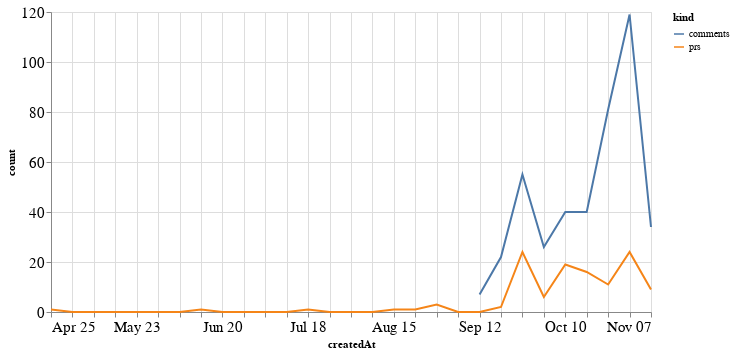

The notebook cell saved with this chart:
### Code cell
alt.Chart(total_time, width=600).mark_line().encode(
    x='createdAt',
    y='count',
    color='kind'
)

### Figure 1 — Vega-Lite specification as saved in the notebook (floating-point values rounded to 4 significant figures)
{"config": {"axisLeft": {"labelFontSize": 15}, "axisBottom": {"labelFontSize": 15}}, "data": {"name": "data-f049339884a0c4d59ccc6b771e105a49"}, "mark": "line", "encoding": {"color": {"type": "nominal", "field": "kind"}, "x": {"type": "temporal", "field": "createdAt"}, "y": {"type": "quantitative", "field": "count"}}, "width": 600, "$schema": "https://vega.github.io/schema/vega-lite/v4.8.1.json", "datasets": {"data-f049339884a0c4d59ccc6b771e105a49": [{"createdAt": "2021-04-25T00:00:00", "kind": "prs", "count": 1.0}, {"createdAt": "2021-05-02T00:00:00", "kind": "prs", "count": 0.0}, {"createdAt": "2021-05-09T00:00:00", "kind": "prs", "count": 0.0}, {"createdAt": "2021-05-16T00:00:00", "kind": "prs", "count": 0.0}, {"createdAt": "2021-05-23T00:00:00", "kind": "prs", "count": 0.0}, {"createdAt": "2021-05-30T00:00:00", "kind": "prs", "count": 0.0}, {"createdAt": "2021-06-06T00:00:00", "kind": "prs", "count": 0.0}, {"createdAt": "2021-06-13T00:00:00", "kind": "prs", "count": 1.0}, {"createdAt": "2021-06-20T00:00:00", "kind": "prs", "count": 0.0}, {"createdAt": "2021-06-27T00:00:00", "kind": "prs", "count": 0.0}, {"createdAt": "2021-07-04T00:00:00", "kind": "prs", "count": 0.0}, {"createdAt": "2021-07-11T00:00:00", "kind": "prs", "count": 0.0}, {"createdAt": "2021-07-18T00:00:00", "kind": "prs", "count": 1.0}, {"createdAt": "2021-07-25T00:00:00", "kind": "prs", "count": 0.0}, {"createdAt": "2021-08-01T00:00:00", "kind": "prs", "count": 0.0}, {"createdAt": "2021-08-08T00:00:00", "kind": "prs", "count": 0.0}, {"createdAt": "2021-08-15T00:00:00", "kind": "prs", "count": 1.0}, {"createdAt": "2021-08-22T00:00:00", "kind": "prs", "count": 1.0}, {"createdAt": "2021-08-29T00:00:00", "kind": "prs", "count": 3.0}, {"createdAt": "2021-09-05T00:00:00", "kind": "prs", "count": 0.0}, {"createdAt": "2021-09-12T00:00:00", "kind": "prs", "count": 0.0}, {"createdAt": "2021-09-19T00:00:00", "kind": "prs", "count": 2.0}, {"createdAt": "2021-09-26T00:00:00", "kind": "prs", "count": 24.0}, {"createdAt": "2021-10-03T00:00:00", "kind": "prs", "count": 6.0}, {"createdAt": "2021-10-10T00:00:00", "kind": "prs", "count": 19.0}, {"createdAt": "2021-10-17T00:00:00", "kind": "prs", "count": 16.0}, {"createdAt": "2021-10-24T00:00:00", "kind": "prs", "count": 11.0}, {"createdAt": "2021-10-31T00:00:00", "kind": "prs", "count": 24.0}, {"createdAt": "2021-11-07T00:00:00", "kind": "prs", "count": 9.0}, {"createdAt": "2021-04-25T00:00:00", "kind": "comments", "count": null}, {"createdAt": "2021-05-02T00:00:00", "kind": "comments", "count": null}, {"createdAt": "2021-05-09T00:00:00", "kind": "comments", "count": null}, {"createdAt": "2021-05-16T00:00:00", "kind": "comments", "count": null}, {"createdAt": "2021-05-23T00:00:00", "kind": "comments", "count": null}, {"createdAt": "2021-05-30T00:00:00", "kind": "comments", "count": null}, {"createdAt": "2021-06-06T00:00:00", "kind": "comments", "count": null}, {"createdAt": "2021-06-13T00:00:00", "kind": "comments", "count": null}, {"createdAt": "2021-06-20T00:00:00", "kind": "comments", "count": null}, {"createdAt": "2021-06-27T00:00:00", "kind": "comments", "count": null}, {"createdAt": "2021-07-04T00:00:00", "kind": "comments", "count": null}, {"createdAt": "2021-07-11T00:00:00", "kind": "comments", "count": null}, {"createdAt": "2021-07-18T00:00:00", "kind": "comments", "count": null}, {"createdAt": "2021-07-25T00:00:00", "kind": "comments", "count": null}, {"createdAt": "2021-08-01T00:00:00", "kind": "comments", "count": null}, {"createdAt": "2021-08-08T00:00:00", "kind": "comments", "count": null}, {"createdAt": "2021-08-15T00:00:00", "kind": "comments", "count": null}, {"createdAt": "2021-08-22T00:00:00", "kind": "comments", "count": null}, {"createdAt": "2021-08-29T00:00:00", "kind": "comments", "count": null}, {"createdAt": "2021-09-05T00:00:00", "kind": "comments", "count": null}, {"createdAt": "2021-09-12T00:00:00", "kind": "comments", "count": 7.0}, {"createdAt": "2021-09-19T00:00:00", "kind": "comments", "count": 22.0}, {"createdAt": "2021-09-26T00:00:00", "kind": "comments", "count": 55.0}, {"createdAt": "2021-10-03T00:00:00", "kind": "comments", "count": 26.0}, {"createdAt": "2021-10-10T00:00:00", "kind": "comments", "count": 40.0}, {"createdAt": "2021-10-17T00:00:00", "kind": "comments", "count": 40.0}, {"createdAt": "2021-10-24T00:00:00", "kind": "comments", "count": 81.0}, {"createdAt": "2021-10-31T00:00:00", "kind": "comments", "count": 119.0}, {"createdAt": "2021-11-07T00:00:00", "kind": "comments", "count": 34.0}]}}
